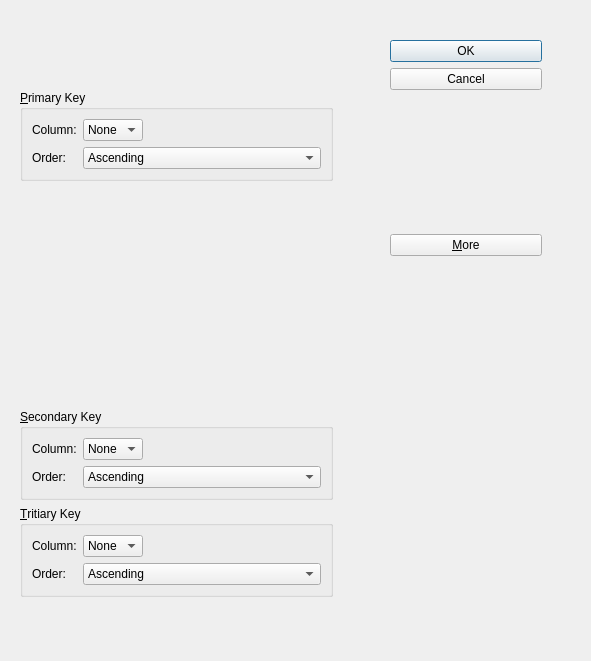
<?xml version="1.0" encoding="UTF-8"?>
<ui version="4.0">
 <class>SortDialog</class>
 <widget class="QDialog" name="SortDialog">
  <property name="geometry">
   <rect>
    <x>0</x>
    <y>0</y>
    <width>591</width>
    <height>661</height>
   </rect>
  </property>
  <property name="windowTitle">
   <string>Sort</string>
  </property>
  <widget class="QWidget" name="">
   <property name="geometry">
    <rect>
     <x>390</x>
     <y>40</y>
     <width>152</width>
     <height>216</height>
    </rect>
   </property>
   <layout class="QVBoxLayout" name="verticalLayout">
    <item>
     <widget class="QPushButton" name="okButton">
      <property name="text">
       <string>OK</string>
      </property>
      <property name="default">
       <bool>true</bool>
      </property>
     </widget>
    </item>
    <item>
     <widget class="QPushButton" name="cancelButton">
      <property name="text">
       <string>Cancel</string>
      </property>
     </widget>
    </item>
    <item>
     <spacer name="verticalSpacer">
      <property name="orientation">
       <enum>Qt::Vertical</enum>
      </property>
      <property name="sizeHint" stdset="0">
       <size>
        <width>20</width>
        <height>0</height>
       </size>
      </property>
     </spacer>
    </item>
    <item>
     <widget class="QPushButton" name="moreButton">
      <property name="text">
       <string>&amp;More</string>
      </property>
      <property name="checkable">
       <bool>true</bool>
      </property>
     </widget>
    </item>
   </layout>
  </widget>
  <widget class="QWidget" name="">
   <property name="geometry">
    <rect>
     <x>20</x>
     <y>90</y>
     <width>313</width>
     <height>507</height>
    </rect>
   </property>
   <layout class="QGridLayout" name="gridLayout_4">
    <item row="0" column="0">
     <widget class="QGroupBox" name="primaryGroupBox">
      <property name="title">
       <string>&amp;Primary Key</string>
      </property>
      <layout class="QGridLayout" name="gridLayout">
       <item row="0" column="0">
        <widget class="QLabel" name="label">
         <property name="text">
          <string>Column:</string>
         </property>
        </widget>
       </item>
       <item row="0" column="1">
        <widget class="QComboBox" name="primaryColumnCombo">
         <item>
          <property name="text">
           <string>None</string>
          </property>
         </item>
        </widget>
       </item>
       <item row="0" column="2">
        <spacer name="horizontalSpacer">
         <property name="orientation">
          <enum>Qt::Horizontal</enum>
         </property>
         <property name="sizeHint" stdset="0">
          <size>
           <width>45</width>
           <height>20</height>
          </size>
         </property>
        </spacer>
       </item>
       <item row="1" column="0">
        <widget class="QLabel" name="label_2">
         <property name="text">
          <string>Order:</string>
         </property>
        </widget>
       </item>
       <item row="1" column="1" colspan="2">
        <widget class="QComboBox" name="primaryOrderCombo">
         <item>
          <property name="text">
           <string>Ascending</string>
          </property>
         </item>
         <item>
          <property name="text">
           <string>Desending</string>
          </property>
         </item>
        </widget>
       </item>
      </layout>
     </widget>
    </item>
    <item row="1" column="0">
     <spacer name="verticalSpacer_2">
      <property name="orientation">
       <enum>Qt::Vertical</enum>
      </property>
      <property name="sizeHint" stdset="0">
       <size>
        <width>20</width>
        <height>0</height>
       </size>
      </property>
     </spacer>
    </item>
    <item row="2" column="0">
     <widget class="QGroupBox" name="secondaryGroupBox">
      <property name="title">
       <string>&amp;Secondary Key</string>
      </property>
      <layout class="QGridLayout" name="gridLayout_2">
       <item row="0" column="2">
        <spacer name="horizontalSpacer_2">
         <property name="orientation">
          <enum>Qt::Horizontal</enum>
         </property>
         <property name="sizeHint" stdset="0">
          <size>
           <width>75</width>
           <height>20</height>
          </size>
         </property>
        </spacer>
       </item>
       <item row="0" column="1">
        <widget class="QComboBox" name="secondaryColumnCombo">
         <item>
          <property name="text">
           <string>None</string>
          </property>
         </item>
        </widget>
       </item>
       <item row="1" column="1" colspan="2">
        <widget class="QComboBox" name="secondaryOrderCombo">
         <item>
          <property name="text">
           <string>Ascending</string>
          </property>
         </item>
         <item>
          <property name="text">
           <string>Desending</string>
          </property>
         </item>
        </widget>
       </item>
       <item row="0" column="0">
        <widget class="QLabel" name="label_3">
         <property name="text">
          <string>Column:</string>
         </property>
        </widget>
       </item>
       <item row="1" column="0">
        <widget class="QLabel" name="label_4">
         <property name="text">
          <string>Order:</string>
         </property>
        </widget>
       </item>
      </layout>
     </widget>
    </item>
    <item row="3" column="0">
     <widget class="QGroupBox" name="tertiaryGroupBox">
      <property name="title">
       <string>&amp;Tritiary Key</string>
      </property>
      <layout class="QGridLayout" name="gridLayout_3">
       <item row="0" column="0">
        <widget class="QLabel" name="label_5">
         <property name="text">
          <string>Column:</string>
         </property>
        </widget>
       </item>
       <item row="0" column="1">
        <widget class="QComboBox" name="tertiaryColumnCombo">
         <item>
          <property name="text">
           <string>None</string>
          </property>
         </item>
        </widget>
       </item>
       <item row="0" column="2">
        <spacer name="horizontalSpacer_3">
         <property name="orientation">
          <enum>Qt::Horizontal</enum>
         </property>
         <property name="sizeHint" stdset="0">
          <size>
           <width>75</width>
           <height>20</height>
          </size>
         </property>
        </spacer>
       </item>
       <item row="1" column="0">
        <widget class="QLabel" name="label_6">
         <property name="text">
          <string>Order:</string>
         </property>
        </widget>
       </item>
       <item row="1" column="1" colspan="2">
        <widget class="QComboBox" name="tertiaryOrderCombo">
         <item>
          <property name="text">
           <string>Ascending</string>
          </property>
         </item>
         <item>
          <property name="text">
           <string>Desending</string>
          </property>
         </item>
        </widget>
       </item>
      </layout>
     </widget>
    </item>
   </layout>
  </widget>
 </widget>
 <resources/>
 <connections>
  <connection>
   <sender>okButton</sender>
   <signal>clicked()</signal>
   <receiver>SortDialog</receiver>
   <slot>accept()</slot>
   <hints>
    <hint type="sourcelabel">
     <x>414</x>
     <y>72</y>
    </hint>
    <hint type="destinationlabel">
     <x>83</x>
     <y>265</y>
    </hint>
   </hints>
  </connection>
  <connection>
   <sender>cancelButton</sender>
   <signal>clicked()</signal>
   <receiver>SortDialog</receiver>
   <slot>reject()</slot>
   <hints>
    <hint type="sourcelabel">
     <x>457</x>
     <y>113</y>
    </hint>
    <hint type="destinationlabel">
     <x>167</x>
     <y>249</y>
    </hint>
   </hints>
  </connection>
  <connection>
   <sender>moreButton</sender>
   <signal>toggled(bool)</signal>
   <receiver>secondaryGroupBox</receiver>
   <slot>setVisible(bool)</slot>
   <hints>
    <hint type="sourcelabel">
     <x>488</x>
     <y>232</y>
    </hint>
    <hint type="destinationlabel">
     <x>289</x>
     <y>347</y>
    </hint>
   </hints>
  </connection>
  <connection>
   <sender>moreButton</sender>
   <signal>toggled(bool)</signal>
   <receiver>tertiaryGroupBox</receiver>
   <slot>setVisible(bool)</slot>
   <hints>
    <hint type="sourcelabel">
     <x>510</x>
     <y>230</y>
    </hint>
    <hint type="destinationlabel">
     <x>313</x>
     <y>495</y>
    </hint>
   </hints>
  </connection>
 </connections>
</ui>
